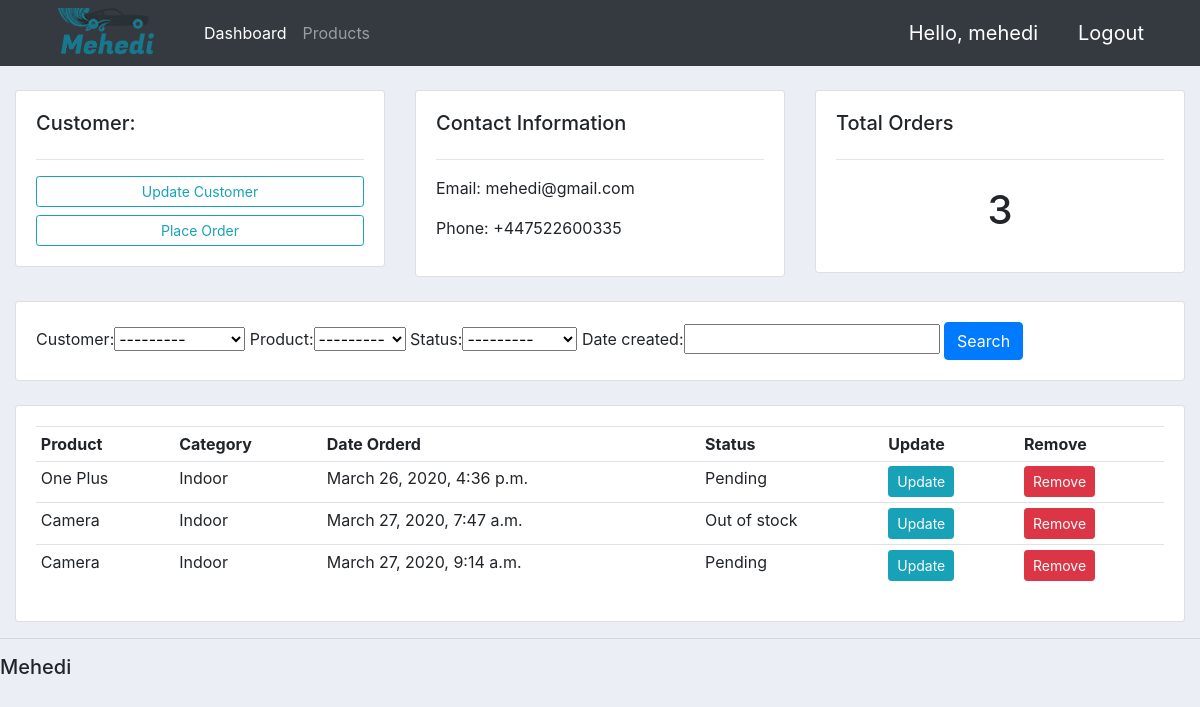
The app's page /customer/1/ (signed in) with its own data.
### base/models.py (models this page shows, shortened)
class Customer(models.Model):
    user = models.OneToOneField(User,null=True,blank=True,on_delete = models.CASCADE)
    name = models.CharField(default="user",max_length=200, null=True)
    phone = models.CharField(max_length=200, null=True)
    email = models.CharField(max_length=200, null=True)
    profile_pic = models.ImageField(default="logo.png",null=True,blank=True)
    date_created = models.DateTimeField(auto_now_add=True, null=True)
    def __str__(self):
        return str(self.name) if self.name else ''

class Order(models.Model):
    STATUS =(
    ('Pending', 'Pending'),
    ('Out of stock','Out of stock'),
    ('Delivered','Delivered')
    )
    customer = models.ForeignKey(Customer,null=True,on_delete = models.SET_NULL)
    product = models.ForeignKey(Product,null=True,on_delete = models.SET_NULL)
    status = models.CharField(max_length=200, null=True,choices=STATUS)
    date_created = models.DateTimeField(auto_now_add=True, null=True)

class Product(models.Model):
    CATEGORY =(
    ('Indoor', 'Indoor'),
    ('Out door','Out door')
    )
    name = models.CharField(max_length=200, null=True)
    price = models.FloatField(null=True)
    category = models.CharField(max_length=200, null=True,choices=CATEGORY)
    description = models.CharField(max_length=200, null=True)
    date_created = models.DateTimeField(auto_now_add=True, null=True)
    tags = models.ManyToManyField(Tag)
    def __str__(self):
        return self.name

### base/decorators.py (the view)
		def wrapper_func(request, *args, **kwargs):
			group = None
			if request.user.groups.exists():
				group = request.user.groups.all()[0].name
			if group in allowed_roles:
				return view_func(request, *args, **kwargs)
			else:
				return HttpResponse('You are not authorized to view this page')

### base/views.py (called while the page is built)
@login_required(login_url='login')
@allowed_users(allowed_roles=['admin'])
def customer(request,pk_test):
    customer = Customer.objects.get(id=pk_test)
    orders = customer.order_set.all()
    order_count = orders.count()
    myFilter = OrderFilter(request.GET,queryset=orders)
    orders = myFilter.qs
    context = {'customer':customer,'orders':orders,'order_count':order_count,'myFilter':myFilter}
    return render(request, 'customer.html',context)

### base/templates/customer.html
{%  extends 'main.html' %}
{% block content %}
	<br>
<div class="row">
	<div class="col-md">
		<div class="card card-body">
			<h5>Customer:</h5>
			<hr>
			<a class="btn btn-outline-info  btn-sm btn-block" href="">Update Customer</a>
			<a class="btn btn-outline-info  btn-sm btn-block" href="{% url 'create_order' customer.id %}">Place Order</a>
		</div>
	</div>
	<div class="col-md">
		<div class="card card-body">
			<h5>Contact Information</h5>
			<hr>
			<p>Email: {{customer.email}} </p>
			<p>Phone: {{customer.phone}}</p>
		</div>
	</div>
	<div class="col-md">
		<div class="card card-body">
			<h5>Total Orders</h5>
			<hr>
			<h1 style="text-align: center;padding: 10px">{{order_count}}</h1>
		</div>
	</div>
</div>
<br>
<div class="row">
	<div class="col">
		<div class="card card-body">
			<form method="get">
				{{myFilter.form}}
		    <button class="btn btn-primary" type="submit">Search</button>
		  </form>
		</div>
	</div>
</div>
<br>
<div class="row">
	<div class="col-md">
		<div class="card card-body">
			<table class="table table-sm">
				<tr>
					<th>Product</th>
					<th>Category</th>
					<th>Date Orderd</th>
					<th>Status</th>
					<th>Update</th>
					<th>Remove</th>
				</tr>
				{% for order in orders %}
				<tr>
					<td>{{order.product}}</td>
					<td>{{order.product.category}}</td>
					<td>{{order.date_created}}</td>
					<td>{{order.status}}</td>
					<td><a class="btn btn-sm btn-info" href="#">Update</a></td>
					<td><a class="btn btn-sm btn-danger" href="#">Remove</a></td>
				</tr>
				{% endfor %}
			</table>
		</div>
	</div>
</div>
{% endblock %}

### base/templates/navbar.html (shortened to what this page needs)
{% load static %}
<nav class="navbar navbar-expand-lg navbar-dark bg-dark">
  <img src="{% static 'images/logo.png'%}" alt="">
  <div class="collapse navbar-collapse" id="navbarNav">
    <ul class="navbar-nav">
      {% if request.user.is_staff %}
      <li class="nav-item active">
        <a class="nav-link" href="{% url 'index' %}">Dashboard</a>
      </li>
      <li class="nav-item">
        <a class="nav-link" href="{% url 'products' %}">Products</a>
      </li>
      {% else %}
      <li class="nav-item">
        <a  class="nav-link" href="{% url 'profile' %}"><h3>Setting</h3></a>
      </li>
      {% endif %}
    </ul>
  </div>
  <span class="msg">  Hello,  {{request.user}}</span>
  <span><a class="msg" href="{% url 'logout' %}">Logout</a></span>
</nav>

### static/css/main.css (style rules this page uses)
body { background-color: #ebeff5; }

### base/templates/navbar.html (style rules this page uses)
.msg { font-size:20px; color:white; margin-right:40px; }

### records on screen
Customer: email "mehedi@gmail.com", phone "+447522600335"
Order: product "One Plus", product.category "Indoor", date_created "March 26, 2020, 4:36 p.m.", status "Pending"
Order: product "Camera", product.category "Indoor", date_created "March 27, 2020, 7:47 a.m.", status "Out of stock"
Order: product "Camera", product.category "Indoor", date_created "March 27, 2020, 9:14 a.m.", status "Pending"

### other values on screen
{{ request.user }} "mehedi"
{{ order_count }} "3"
